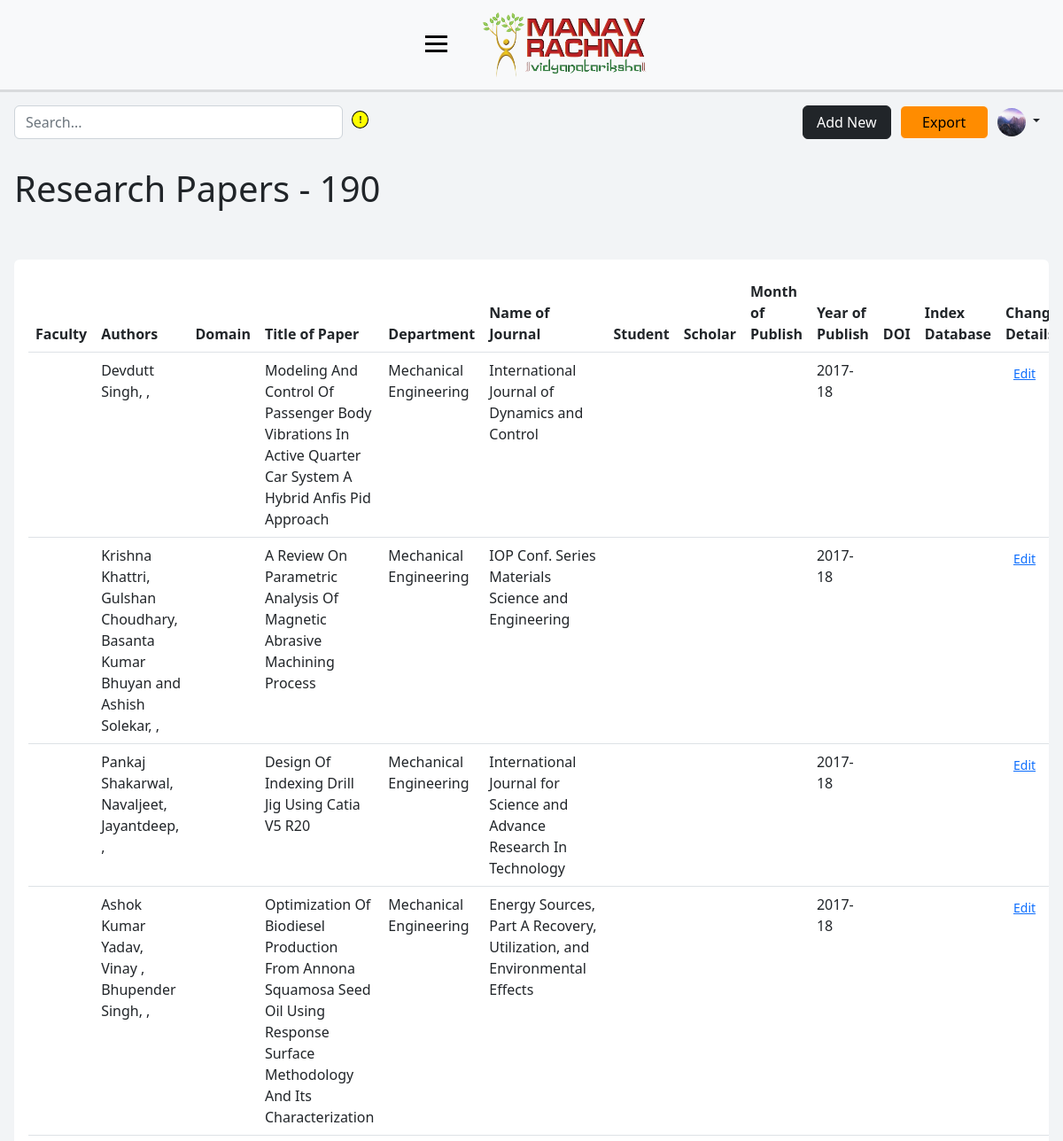
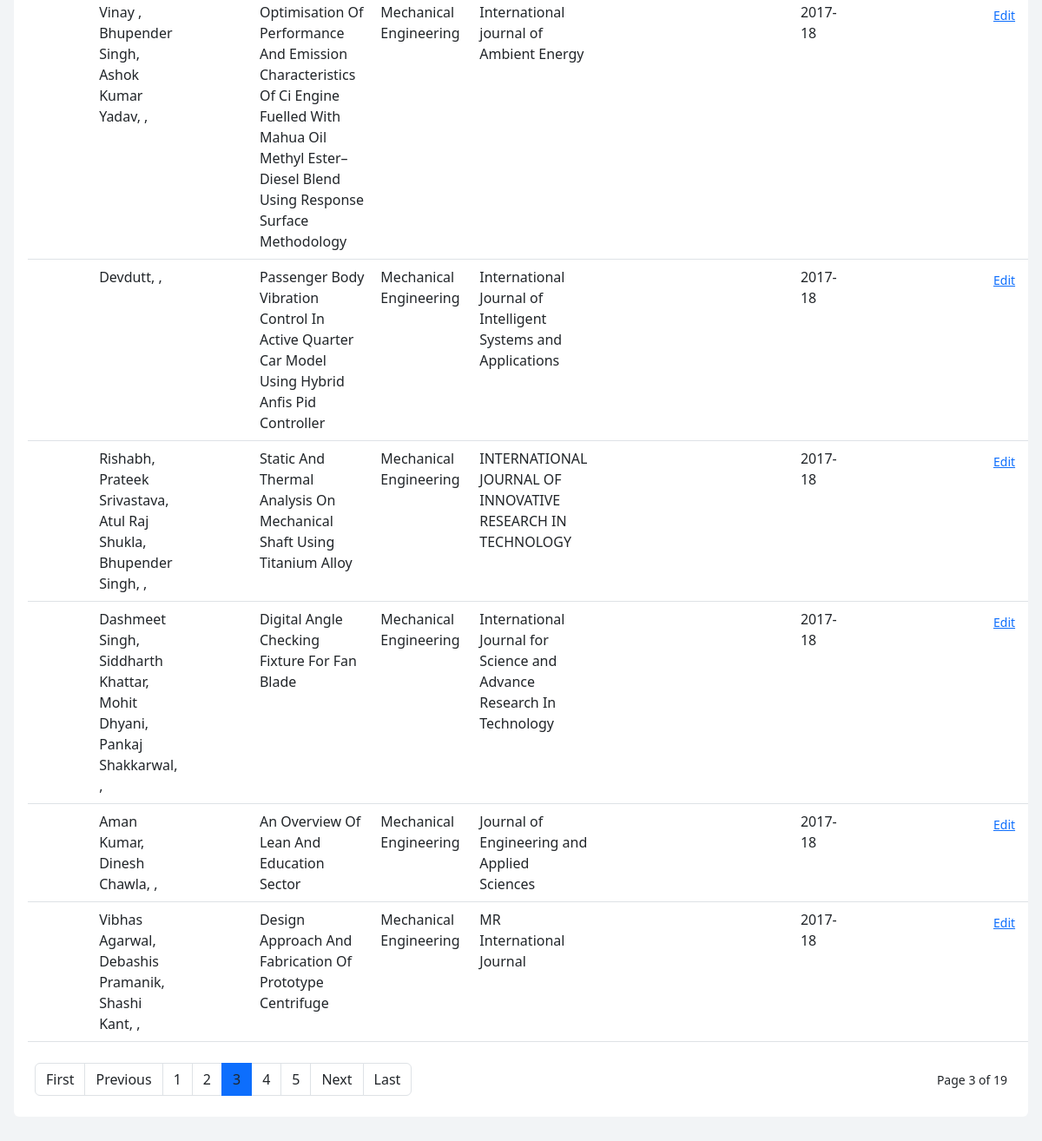
The page /inj/?page=3 (signed in) on the database its author committed (2 pictures, top to bottom).
### dashboard/models.py (models this page shows, shortened)
class Profile(models.Model):
    user = models.OneToOneField(User, on_delete=models.CASCADE)
    pfp = models.ImageField(default='default.jpg', upload_to='profile_pics')
    designation = models.CharField(max_length=20, blank=True)
    scopus_id = models.CharField(max_length=50, blank=True)
    wos_id = models.CharField(max_length=50, blank=True)
    citation_count = models.CharField(max_length=50, blank=True)
    month_year = models.CharField(max_length=50, blank=True)
    dept = models.CharField(max_length=7, blank=True)
    orcid_id = models.CharField(max_length=50, blank=True)
    vidwan_id = models.CharField(max_length=50, blank=True)
    h_index = models.CharField(max_length=10, blank=True)
    i_index = models.CharField(max_length=10, blank=True)
    is_new = models.BooleanField(default=True)

class ResearchPaper(models.Model):
    users_associated = models.ManyToManyField(User)
    faculty = models.CharField(max_length=5, blank=True)
    authors = models.CharField(max_length=200, null=False, blank=False)
    outside_authors = models.CharField(max_length=200, blank=True)
    domain = models.CharField(max_length=255, blank=True)
    title_of_paper = models.CharField(max_length=255, blank=True)
    dept = models.CharField(max_length=50, blank=True)
    name_of_journal = models.CharField(max_length=255, blank=True)
    name_of_conference = models.CharField(max_length=255, blank=True)
    title_of_book = models.CharField(max_length=255, blank=True)
    title_of_chapter = models.CharField(max_length=255, blank=True)
    student = models.CharField(max_length=3, blank=True)
    scholar = models.CharField(max_length=3, blank=True)
    month = models.CharField(max_length=15, blank=True)
    year = models.CharField(max_length=15, blank=True)
    doi = models.URLField(blank=True)
    index_db = models.CharField(max_length=50, blank=True)

### dashboard/views.py (the view)
# urls.py: path('inj/', views.inj_view, name='dashboard-inj'),
@login_required
def inj_view(request):
    paper_list = ResearchPaper.objects.exclude(name_of_journal__iexact='').order_by('-id')
    paginator = Paginator(paper_list, 10)
    page_number = request.GET.get('page')
    page_obj = paginator.get_page(page_number)
    context = {
        'paper_count': len(paper_list),
        'page_obj': page_obj,
        'search': str(SEARCH_UN),
        'is_admin': is_admin(request.user)
    }
    return render(request, 'dashboard/home.html', context)

### dashboard/views.py (called while the page is built)
def is_admin(user):
    return user.groups.filter(name="adminstaff").exists()

### dashboard/templates/dashboard/home.html (shortened to what this page needs)
{% extends 'dashboard/base.html' %}
{% load static %}
{% block main %}
{% if page_obj %}
<h2 class="h3 display-6 m-3">Research Papers - {{paper_count}}</h2>
<br>
<div class="card card-body border-0 table-wrapper table-responsive m-3">
    <table class="table">
      <thead>
        <tr>
            <th scope="col">Faculty</th>
            <th scope="col">Authors</th>
            <th scope="col">Domain</th>
            <th scope="col">Title of Paper</th>
            <th scope="col">Department</th>
            {% if request.path == '/inj/'%}
                <th scope="col">Name of Journal</th>
            {% endif %}
            <th scope="col">Student</th>
            <th scope="col">Scholar</th>
            <th scope="col">Month of Publish</th>
            <th scope="col">Year of Publish</th>
            <th scope="col">DOI</th>
            <th scope="col">Index Database</th>
            {% if is_admin or can_edit %}
                <th scope="col">Change Details</th>
            {% endif %}
        </tr>
      </thead>
      <tbody>
        {% for paper in page_obj %}
            <tr>
                <td>{{ paper.faculty }}</td>
                <td>{{ paper.authors }}, {{ paper.outside_authors }}</td>
                <td>{{ paper.domain }}</td>
                <td>{{ paper.title_of_paper }}</td>
                <td>{{ paper.dept }}</td>
                {% if request.path == '/bkch/' %}
                    <td>{{ paper.title_of_book }}</td>
                    <td>{{ paper.title_of_chapter }}</td>
                {% elif request.path == '/inj/' %}
                    <td>{{ paper.name_of_journal }}</td>
                {% elif request.path == '/inc/' %}
                    <td>{{ paper.name_of_conference }}</td>
                {% elif request.path == '/' %}
                    <td>{{ paper.name_of_journal }}</td>
                    <td>{{ paper.name_of_conference }}</td>
                    <td>{{ paper.title_of_book }}</td>
                    <td>{{ paper.title_of_chapter }}</td>
                {% endif %}
                <td>{{ paper.student }}</td>
                <td>{{ paper.scholar }}</td>
                <td>{{ paper.month }}</td>
                {% if paper.year != None %}
                    <td>{{ paper.year }}</td>
                {% else %}
                    <td>  </td>
                {% endif %}
                {% if paper.doi != '' %}
                    <td><a href="{{ paper.doi }}" target="_blank" rel="noopener noreferrer">{{ paper.doi }}</a></td>
                {% else %}
                    <td>  </td>
                {% endif %}
                <td>{{ paper.index_db }}</td>
                {% if is_admin or can_edit %}
                <td>
                    <button type="button" class="btn btn-link btn-sm">
                        <a href="{% url 'dashboard-edit' paper.id %}">Edit</a>
                    </button>
                </td>
                {% endif %}
            </tr>
        {% endfor %}
      </tbody>
    </table>
    <div class="py-2 px-2 d-flex flex-column flex-lg-row align-items-center justify-content-between">
        <nav class="">
            <ul class="pagination mb-0">
            {% if page_obj.has_previous %}
                <li class="page-item"><a class="page-link link-dark" href="?{% if search %}search-result={{ search }}&{% endif %}page=1">First</a></li>
                <li class="page-item"><a class="page-link link-dark" href="?{% if search %}search-result={{ search }}&{% endif %}page={{ page_obj.previous_page_number }}">Previous</a></li>
            {% else %}
                <li class="page-item disabled"><a class="page-link" href="#">Previous</a></li>
            {% endif %}
            {% for num in page_obj.paginator.page_range %}
                {% if page_obj.number == num %}
                    <li class="page-item active"><a class="page-link link-dark" href="?{% if search %}search-result={{ search }}&{% endif %}page={{ num }}">{{ num }}</a></li>
                {% elif num > page_obj.number|add:'-3' and num < page_obj.number|add:'3' %}
                    <li class="page-item"><a class="page-link link-dark" href="?{% if search %}search-result={{ search }}&{% endif %}page={{ num }}">{{ num }}</a></li>
                {% endif %}
            {% endfor %}
            {% if page_obj.has_next %}
                <li class="page-item"><a class="page-link link-dark" href="?{% if search %}search-result={{ search }}&{% endif %}page={{ page_obj.next_page_number }}">Next</a></li>
                <li class="page-item"><a class="page-link link-dark" href="?{% if search %}search-result={{ search }}&{% endif %}page={{ page_obj.paginator.num_pages }}">Last</a></li>
            {% else %}
                <li class="page-item disabled"><a class="page-link" href="#">Next</a></li>
            {% endif %}
            </ul>
        </nav>
        <div class="fw-normal small mt-4 mt-lg-0">
            Page {{ page_obj.number }} of {{ page_obj.paginator.num_pages }}
        </div>
    </div>
</div>
{% else %}
    <h3 class="display-6 text-left pb-5 m-3">No Research Papers Found</h3>
{% endif %}
{% endblock main %}

### dashboard/templates/dashboard/base.html (shortened to what this page needs)
{% load static %}
<!DOCTYPE html>
<html lang="en">
  <head>
    <link href="https://cdn.jsdelivr.net/npm/bootstrap@5.2.2/dist/css/bootstrap.min.css" rel="stylesheet">
    <link rel="stylesheet" href="{% static 'dashboard/css_base/style.css' %}">
  </head>
  <body>
    <div class="wrapper">
        <div class="bg-light nav-header">
            <div class="mr-logo-navbar">
                <div class="logo-navbar-ham">
                    <div class="hamburger">
                        <span class="bar"></span>
                        <span class="bar"></span>
                        <span class="bar"></span>
                    </div>
                    <div class="mr-logo-navbar-img">
                        <a href="/">
                            <img class="img-fluid" src="{% static 'dashboard/img/mr-logo.png' %}" width="200" height="80">
                        </a>
                    </div>
                </div>
            </div>
        </div>
        <div class="dashboard-wrapper">
            <div id="navbar-main" class="search-profile">
                <div class="search-bar-entry">
                    <form method="GET" id="search-bar" class=" custom-js-hover" role="search" action="{% url 'dashboard-home' %}">
                        <div class="custom-js-hover" >
                            <input name="search-result" id="search-input" type="search" class="form-control "  placeholder="Search..." aria-label="Search" >
                            <div class="custom-js-button" >
                                <p>!</p>
                            </div>
                        </div>
                    </form>
                </div>
                <div class="profile-info">
                    <div class="col buttons">
                        <a id="add-paper-btn" href="{% url 'dashboard-addpaper' %}" class="btn btn-dark" role="button">Add New</a>
                    </div>
                    <div class="col buttons export-btn">
                        <a id="add-paper-btn" href="{% url 'dashboard-export' %}" class="btn btn-light border-1" role="button">Export</a>
                    </div>
                    <div class="col profile-menu">
                        <div class="dropdown text-end">
                            <a href="#" class="d-block link-dark text-decoration-none dropdown-toggle" data-bs-toggle="dropdown" aria-expanded="false" data-bs-offset="10,20">
                                <img src="{{ user.profile.pfp.url }}" alt="mdo" width="32" height="32" class="rounded-circle">
                            </a>
                        </div>
                    </div>
                </div>
            </div>
            <div class=" py-3  ">
              {% block main %}{% endblock %}
            </div>
        </div>
    </div>
</body>

### dashboard/static/dashboard/css_base/style.css (style rules this page uses)
* { padding: 0; margin: 0; }
body { min-height: 100vh; background-color: #f2f4f6; }
.wrapper { display: flex; flex-direction: column; }
.nav-header { display: flex; justify-content: center; z-index: 999; box-shadow: 0px 0px 0px 3px rgba(0,0,0,0.1); }
.mr-logo-navbar { display: flex; flex-direction: column; align-items: center; }
.logo-navbar-ham { display: flex; }
.mr-logo-navbar-img { padding-top: 10px; padding-bottom: 10px; }
.hamburger { display: block; cursor: pointer; padding-left: 20px; padding-right: 36px; padding-top: 35px; }
.bar { display: block; width: 25px; height: 3px; margin: 5px auto; transition: all .3s ease-in-out; background-color: #000; }
.dashboard-wrapper { display: flex; flex-direction: column; }
.search-profile { display: flex; justify-content: space-between; min-width: 100vh; padding-top: 1.5%; }
.profile-info { display: flex; align-items: center; padding-right: 1em; }
.profile-menu, .buttons { padding-right: 10px; }
.export-btn a { background-color: darkorange; }
.custom-js-button p { font-size: 10px; padding-left: 7px; padding-top: 2px; }
.custom-js-hover { display: flex; width: 100%; }
.search-bar-entry { padding-left: 1em; }
.custom-js-button { cursor: help; background-color: yellow; border: 1px solid black; width: 20px; height: 20px; border-radius: 50%; font-weight: bold; margin-left: 10px; margin-top: 6px; position: relative; }
#add-paper-btn { width: 100px; }
#search-bar { width: 400px; }

### rows shown on the page
ResearchPaper: authors "Devdutt Singh,", title_of_paper "Modeling And Control Of Passenger Body Vibrations In Active Quarter Car System A Hybrid Anfis Pid Approach", dept "Mechanical Engineering", name_of_journal "International Journal of Dynamics and Control", year "2017-18"
ResearchPaper: authors "Krishna Khattri, Gulshan Choudhary, Basanta Kumar Bhuyan and Ashish Solekar,", title_of_paper "A Review On Parametric Analysis Of Magnetic Abrasive Machining Process", dept "Mechanical Engineering", name_of_journal "IOP Conf. Series Materials Science and Engineering", year "2017-18"
ResearchPaper: authors "Pankaj Shakarwal, Navaljeet, Jayantdeep,", title_of_paper "Design Of Indexing Drill Jig Using Catia V5 R20", dept "Mechanical Engineering", name_of_journal "International Journal for Science and Advance Research In Technology", year "2017-18"
ResearchPaper: authors "Ashok Kumar Yadav, Vinay , Bhupender Singh,", title_of_paper "Optimization Of Biodiesel Production From Annona Squamosa Seed Oil Using Response Surface Methodology And Its Characterization", dept "Mechanical Engineering", name_of_journal "Energy Sources, Part A Recovery, Utilization, and Environmental Effects", year "2017-18"
ResearchPaper: authors "Vinay , Bhupender Singh, Ashok Kumar Yadav,", title_of_paper "Optimisation Of Performance And Emission Characteristics Of Ci Engine Fuelled With Mahua Oil Methyl Ester–Diesel Blend Using Response Surface Methodology", dept "Mechanical Engineering", name_of_journal "International journal of Ambient Energy", year "2017-18"
ResearchPaper: authors "Devdutt,", title_of_paper "Passenger Body Vibration Control In Active Quarter Car Model Using Hybrid Anfis Pid Controller", dept "Mechanical Engineering", name_of_journal "International Journal of Intelligent Systems and Applications", year "2017-18"
ResearchPaper: authors "Rishabh, Prateek Srivastava, Atul Raj Shukla, Bhupender Singh,", title_of_paper "Static And Thermal Analysis On Mechanical Shaft Using Titanium Alloy", dept "Mechanical Engineering", name_of_journal "INTERNATIONAL JOURNAL OF INNOVATIVE RESEARCH IN TECHNOLOGY", year "2017-18"
ResearchPaper: authors "Dashmeet Singh, Siddharth Khattar, Mohit Dhyani, Pankaj Shakkarwal,", title_of_paper "Digital Angle Checking Fixture For Fan Blade", dept "Mechanical Engineering", name_of_journal "International Journal for Science and Advance Research In Technology", year "2017-18"
ResearchPaper: authors "Aman Kumar, Dinesh Chawla,", title_of_paper "An Overview Of Lean And Education Sector", dept "Mechanical Engineering", name_of_journal "Journal of Engineering and Applied Sciences", year "2017-18"
ResearchPaper: authors "Vibhas Agarwal, Debashis Pramanik, Shashi Kant,", title_of_paper "Design Approach And Fabrication Of Prototype Centrifuge", dept "Mechanical Engineering", name_of_journal "MR International Journal", year "2017-18"

### other values the page prints
{{ paper_count }} "190"
{{ num }} "1" "2" "4" "5"
{{ num }} "3"
{{ page_obj.number }} "3"
{{ page_obj.paginator.num_pages }} "19"
